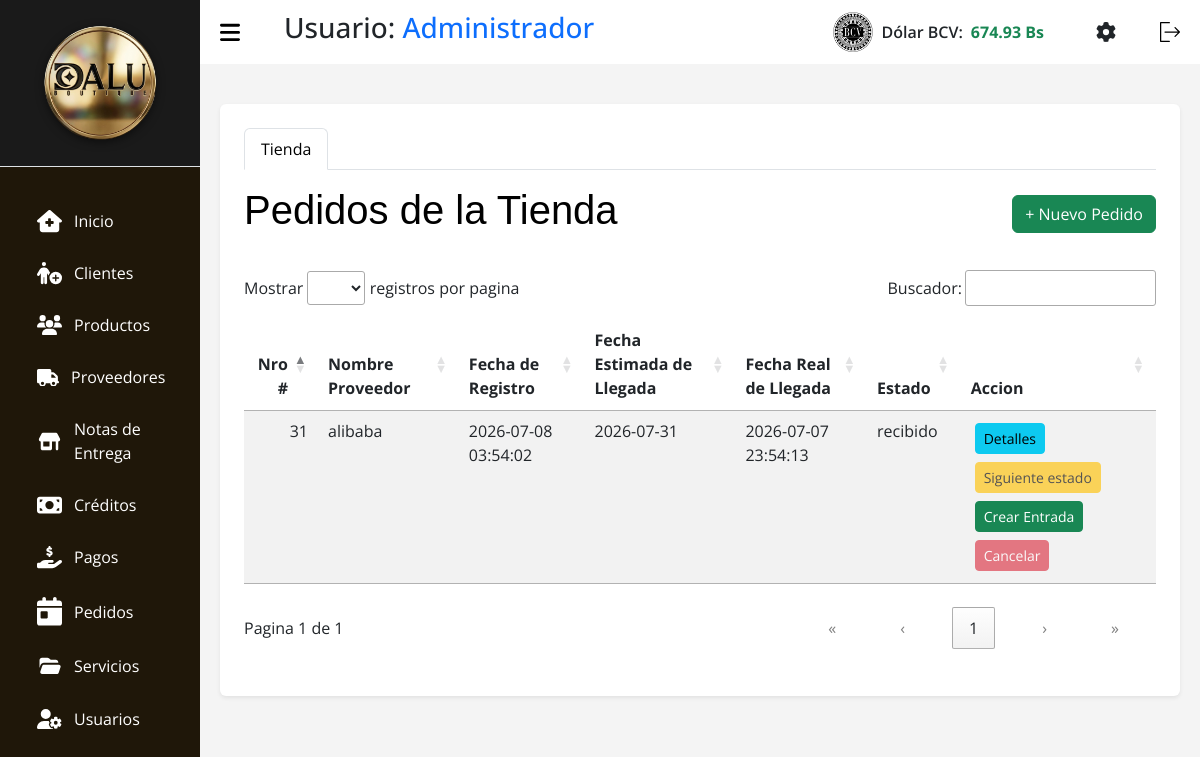
Page /index.php?c=Pedidos (signed in) on the committed database.
### tables this page shows
CREATE TABLE `tasa` (
  `id` int(11) NOT NULL,
  `nombre` varchar(50) NOT NULL,
  `valor` decimal(10,2) NOT NULL,
  `fecha_actualizacion` datetime NOT NULL DEFAULT current_timestamp()
);

CREATE TABLE `pedidos` (
  `id` int(11) NOT NULL,
  `id_proveedor` int(11) DEFAULT NULL,
  `id_cliente` int(11) DEFAULT NULL,
  `id_nota_entrega` int(11) DEFAULT NULL,
  `tipo` enum('cliente','proveedor','propios','') NOT NULL,
  `fecha_registro` timestamp NOT NULL DEFAULT current_timestamp(),
  `fecha_estimada` date DEFAULT NULL,
  `fecha_recepcion` datetime DEFAULT NULL,
  `fecha_entrega` datetime DEFAULT NULL,
  `estado` enum('pendiente','confirmado','enviado','recibido','cancelado','entregado') NOT NULL DEFAULT 'pendiente'
);

### src/Models/Tasa.php (called while the page is built, shortened)
<?php
class Tasa extends Conexion {
    public function getLatest($nombre = 'BCV') {
        try {
            $stmt = $this->prepare("SELECT * FROM tasa WHERE nombre = :nombre ORDER BY id DESC LIMIT 1");
            $stmt->bindParam(':nombre', $nombre, PDO::PARAM_STR);
            $stmt->execute();
            return $stmt->fetch(PDO::FETCH_ASSOC);
        } catch (PDOException $e) {
            return false;
        }
    }
}

### src/Models/Conexion.php (called while the page is built, shortened)
<?php
    class Conexion extends PDO {
        function __construct() {
            $servername = "localhost";
            $username = "root";
            $password = "";
            $dbname = "tiendadalu";
        }
    }

### src/Models/Pedidos.php (called while the page is built, shortened)
<?php
    class Pedidos extends Conexion {
        public function getByTipo($tipo) {
            $sql = "SELECT p.*,
                    COALESCE(NULLIF(pr.razon_social, ''), NULLIF(pr.nombre, ''), 'Proveedor Desconocido') AS nombre_proveedor,
                    c.nombre as cliente_nombre,
                    c.apellido as cliente_apellido
                    FROM pedidos p
                    LEFT JOIN clientes c ON p.id_cliente = c.id
                    LEFT JOIN proveedores pr ON p.id_proveedor = pr.id
                    WHERE p.tipo = :tipo
                    ORDER BY p.fecha_registro DESC";
            $stmt = $this->prepare($sql);
            $stmt->bindParam(":tipo", $tipo);
            $stmt->execute();
            return $stmt->fetchAll(\PDO::FETCH_ASSOC);
        }
    }

### src/Views/V_Pedidos.php (the view, shortened to what this page needs)
<!DOCTYPE html>
<html lang="es">
<head>
    <link rel="stylesheet" href="assets/css/css.css">
    <link rel="stylesheet" href="assets/css/tabla.css">
    <link rel="stylesheet" href="assets/css/header.css">
    <link rel="stylesheet" href="assets/bootstrap.min.css">
    <link rel="stylesheet" href="assets/DataTablet/datatables.css">
    <link rel="stylesheet" href="assets/css/libs/select2.min.css">
    <link rel="stylesheet" href="assets/css/libs/select2-bootstrap-5-theme.min.css">
</head>
<body>
    <?php require_once __DIR__ . "/../Views/layout/header.php"; ?>
    <?php
        $pedidos = $pedidos ?? [];
    ?>
    <main>
        <div class="container bg-white p-4 rounded shadow-sm mt-3">
            <ul class="nav nav-tabs mb-3" id="mainTabs" role="tablist">
                <li class="nav-item">
                    <button class="nav-link active" id="tab-tienda" data-bs-toggle="tab" data-bs-target="#modulo-tienda" type="button">Tienda</button>
                </li>
            </ul>
            <div class="tab-content">
                <div class="tab-pane fade show active" id="modulo-tienda">
                    <div class="d-flex justify-content-between align-items-center mb-3">
                        <h1 class="titulo text-black">Pedidos de la Tienda</h1>
                        <button class="btn btn-success" data-bs-toggle="modal" data-bs-target="#modalAgregarPT">+ Nuevo Pedido</button>
                    </div>
                    <div class="table-responsive">
                        <table id="tablaTienda" class="table-DT table table-striped">
                            <thead>
                                <tr>
                                    <th scope="col">Nro #</th>
                                    <th scope="col">Nombre Proveedor</th>
                                    <th scope="col">Fecha de Registro</th>
                                    <th scope="col">Fecha Estimada de Llegada</th>
                                    <th scope="col">Fecha Real de Llegada</th>
                                    <th scope="col">Estado</th>
                                    <th scope="col">Accion</th>
                                </tr>
                            </thead>
                            <tbody>
                                <?php foreach ($pedidos as $p): ?>
                                    <tr>
                                        <td><?php echo htmlspecialchars($p['id']); ?></td>
                                        <td><?php echo htmlspecialchars($p['nombre_proveedor']); ?></td>
                                        <td><?php echo htmlspecialchars($p['fecha_registro']); ?></td>
                                        <td><?php echo htmlspecialchars($p['fecha_estimada'] ?? '-'); ?></td>
                                        <td><?php echo htmlspecialchars($p['fecha_recepcion'] ?? '-'); ?></td>
                                        <td><?php echo htmlspecialchars($p['estado']); ?></td>
                                        <td>
                                            <button type="button" class="btn btn-sm btn-info m-1 btn-ver-detalles" data-id="<?= $p['id'] ?>">Detalles</button>
                                            <button type="button" class="btn btn-sm btn-warning m-1" data-bs-toggle="modal" data-bs-target="#modalAvanzarEstadoTienda<?= $p['id'] ?>" <?= in_array($p['estado'], ['recibido','cancelado']) ? ' disabled' : '' ?>>Siguiente estado</button>
                                            <?php if ($p['estado'] === 'recibido'): ?>
                                                <a href="?c=entradas&accion=crearDesdePedido&pedido_id=<?= $p['id'] ?>" class="btn btn-sm btn-success m-1">Crear Entrada</a>
                                            <?php else: ?>
                                                <button type="button" class="btn btn-sm btn-success m-1" disabled title="El pedido debe estar en estado 'recibido'">Crear Entrada</button>
                                            <?php endif; ?>
                                            <button type="button" class="btn btn-sm btn-danger m-1" data-bs-toggle="modal" data-bs-target="#modalConfirmarEliminarTienda<?= $p['id'] ?>" <?= in_array($p['estado'], ['enviado', 'recibido', 'entregado', 'cancelado']) ? ' disabled title="No se puede cancelar en este estado"' : '' ?>>Cancelar</button>
                                        </td>
                                    </tr>
                                <?php endforeach; ?>
                            </tbody>
                        </table>
                    </div>
                </div>
            </div>
        </div>
    </main>
    </body>
</html>

### src/Views/layout/header.php (shortened to what this page needs)
<?php
$tasaModel_header = new Tasa();
$tasaActual_header = $tasaModel_header->getLatest();
$tasaValor = $tasaActual_header ? number_format((float)$tasaActual_header['valor'], 2) : '0.00';
?>
<section id="sidebar">
  <div class="sidebar-heading border-bottom p-3" style="background-color: #1a1a1a; text-align: center;">
    <img src="assets/img/dalulisto.png" style="max-width: 80%; height: auto; filter: drop-shadow(0px 2px 4px rgba(0,0,0,0.5));" alt="Logo Dalu">
  </div>
  <ul class="side-menu">
    <li class="nav-item m-1 fs-6">
      <a class="nav-link active" aria-current="page" href="?c=Home">
        Inicio</a>
    </li>
    <li class="nav-item m-1 fs-6">
      <a class="nav-link" href="?c=Clientes">
        Clientes
      </a>
    </li>
    <li class="nav-item m-1 fs-6">
      <a class="nav-link" href="?c=Productos">
        Productos
      </a>
    </li>
    <li class="nav-item m-1 fs-6">
      <a class="nav-link" href="?c=Proveedores">
        Proveedores
      </a>
    </li>
    <li class="nav-item m-1 fs-6">
      <a class="nav-link" href="?c=Notas">
        Notas de
        <br>
        Entrega
      </a>
    </li>
    <li class="nav-item m-1 fs-6">
      <a class="nav-link" href="?c=Creditos">
        Créditos
      </a>
    </li>
    <li class="nav-item m-1 fs-6">
      <a class="nav-link" href="?c=Pagos">
        Pagos
      </a>
    <li class="nav-item m-1 fs-6">
      <a class="nav-link" href="?c=Pedidos">
        Pedidos
      </a>
    </li>
    <li class="nav-item m-1 fs-6">
      <a class="nav-link" href="?c=Servicios">
        Servicios
      </a>
    </li>
    <li class="nav-item  m-1 fs-6">
      <a class="nav-link" href="?c=Usuarios">
        Usuarios
      </a>
    </li>
  </ul>
</section>
<section id="content">
  <nav>
    <h3 class="ms-3">Usuario: <span class="text-primary"><?= htmlspecialchars($_SESSION['nombre']) ?></span></h3>
    <div class="d-flex align-items-center ms-auto me-4" id="bcvDiv" style="cursor:pointer;" data-bs-toggle="modal" data-bs-target="#modalTasa">
        <img class="img-bcv me-2" src="assets/img/bcv2.png" alt="BCV" width="40">
        <span class="text-dark fw-semibold me-2">Dólar BCV:</span>
        <span class="text-success fw-bold" id="Dolar_bcv"><?= htmlspecialchars($tasaValor) ?> Bs</span>
    </div>
    <a href="?c=Ajustes" class="me-3 text-dark" title="Ajustes y Configuración">
    </a>
    <form action="index.php?c=login&a=Logout" method="POST">
      <button type="submit" style="background: none; border: none; cursor: pointer;">
      </button>
    </form>
  </nav>

### assets/css/css.css (style rules this page uses)
* { margin: 0; padding: 0; text-decoration: none; box-sizing: border-box; font-family: 'Segoe UI', Tahoma, Geneva, Verdana, sans-serif; }
body { font-family: Arial, Helvetica, sans-serif; height: 100vh; display: flex; flex-wrap: nowrap; background: #9794942c; }
main { width: 100%; padding: 24px 20px 20px 20px; }

### assets/css/tabla.css (style rules this page uses)
.titulo { color: #0508c7; font-family: Impact, Haettenschweiler, 'Arial Narrow Bold', sans-serif; }
.table { border-radius: 10px; }

### assets/css/header.css (style rules this page uses)
* { font-family: 'Open Sans', sans-serif; margin: 0; padding: 0; box-sizing: border-box; }
:root { --grey: #F1F0F6; --dark-grey: #2610a1be; --light: #fff; --dark: #000; --green: #81D43A; --light-green: #E3FFCB; --blue: #1775F1; --light-blue: #D0E4FF; --dark-blue: #0C5FCD; --red: #FC3B56; }
li { list-style: none; }
#sidebar { position: fixed; max-width: 200px; width: 100%; background: var(--light); top: 0; left: 0; height: 100%; overflow-y: auto; transition: all .3s ease; background-color: #1f1709; z-index: 200; }
#sidebar .icon { min-width: 22px; display: flex; justify-content: center; align-items: center; margin-right: 12px; }
#sidebar .side-menu { margin: 30px 0; padding: 0 18px; transition: all .3s ease; }
#sidebar .side-menu a { display: flex; align-items: center; font-size: 16px; color: var(--light); padding: 12px 16px 12px 0; border-radius: 20px; margin: 4px 0; white-space: nowrap; }
#content { position: relative; width: calc(100% - 200px); left: 200px; transition: all .3s ease; background-color: #49494a0f; }
nav { background: var(--light); height: 64px; padding: 0 20px; display: flex; align-items: center; grid-gap: 28px; position: sticky; top: 0; left: 0; z-index: 100; justify-content: space-between; }
nav .toggle-sidebar { font-size: 18px; cursor: pointer; }
svg { width: 20px; cursor: pointer; }
.icon { margin-left: 15px; align-items: baseline; width: 25px; transition: 1.3s; }

### assets/DataTablet/datatables.css (style rules this page uses)
:root { --dt-row-selected: 13, 110, 253; --dt-row-selected-text: 255, 255, 255; --dt-row-selected-link: 9, 10, 11; --dt-row-stripe: 0, 0, 0; --dt-row-hover: 0, 0, 0; --dt-column-ordering: 0, 0, 0; --dt-html-background: white; }
table.dataTable thead > tr > th.dt-orderable-asc, table.dataTable thead > tr > th.dt-orderable-desc, table.dataTable thead > tr > th.dt-ordering-asc, table.dataTable thead > tr > th.dt-ordering-desc, table.dataTable thead > tr > td.dt-orderable-asc, table.dataTable thead > tr > td.dt-orderable-desc, table.dataTable thead > tr > td.dt-ordering-asc, table.dataTable thead > tr > td.dt-ordering-desc { position: relative; padding-right: 30px; }
table.dataTable thead > tr > th.dt-orderable-asc, table.dataTable thead > tr > th.dt-orderable-desc, table.dataTable thead > tr > td.dt-orderable-asc, table.dataTable thead > tr > td.dt-orderable-desc { cursor: pointer; }
table.dataTable th, table.dataTable td { box-sizing: border-box; }
table.dataTable th.dt-type-numeric, table.dataTable th.dt-type-date, table.dataTable td.dt-type-numeric, table.dataTable td.dt-type-date { text-align: right; }
table.dataTable thead th, table.dataTable thead td, table.dataTable tfoot th, table.dataTable tfoot td { text-align: left; }
table.dataTable { width: 100%; margin: 0 auto; border-spacing: 0; }
table.dataTable thead th, table.dataTable tfoot th { font-weight: bold; }
table.dataTable > thead > tr > th, table.dataTable > thead > tr > td { padding: 10px; border-bottom: 1px solid rgba(0, 0, 0, 0.3); }
table.dataTable > tbody > tr { background-color: transparent; }
table.dataTable > tbody > tr:first-child > * { border-top: none; }
table.dataTable > tbody > tr:last-child > * { border-bottom: none; }
table.dataTable > tbody > tr > th, table.dataTable > tbody > tr > td { padding: 8px 10px; }
div.dt-container div.dt-layout-full > *:only-child { margin-left: auto; margin-right: auto; }
div.dt-container.dt-empty-footer tbody > tr:last-child > * { border-bottom: 1px solid rgba(0, 0, 0, 0.3); }

### rows in the picture
tasa: valor "674.93"
pedidos: id "31", nombre_proveedor "alibaba", fecha_registro "2026-07-08 03:54:02", fecha_estimada "2026-07-31", fecha_recepcion "2026-07-07 23:54:13", estado "recibido"

### other values in the picture
$_SESSION['nombre'] "Administrador"
